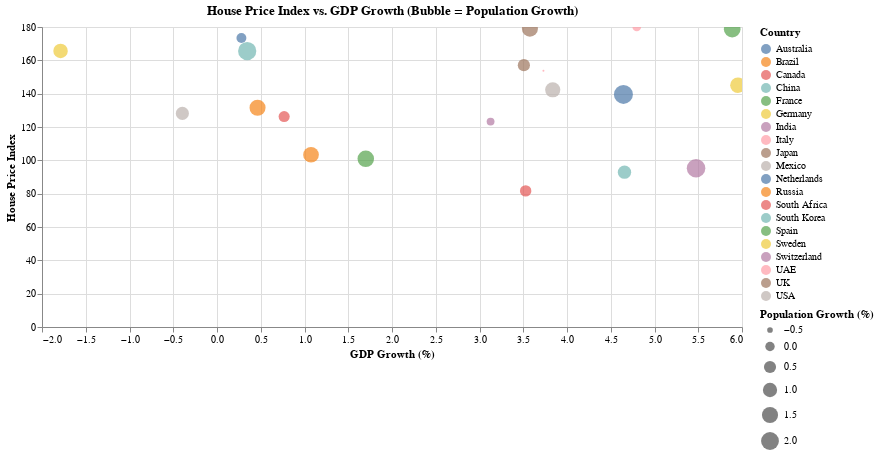

Notebook cell for this chart:
### Code cell
bubble_df = df[df['Year'] == latest_year]

alt.Chart(bubble_df).mark_circle().encode(
    x='GDP Growth (%):Q',
    y='House Price Index:Q',
    size='Population Growth (%):Q',
    color='Country:N',
    tooltip=['Country', 'GDP Growth (%)', 'House Price Index', 'Population Growth (%)']
).properties(
    title='House Price Index vs. GDP Growth (Bubble = Population Growth)',
    width=700
).interactive()

### Figure 1 — Vega-Lite specification as saved in the notebook (floating-point values rounded to 4 significant figures)
{"config": {"view": {"continuousWidth": 300, "continuousHeight": 300}}, "data": {"name": "data-b3ed784ab5bd93d1c35975287846a07c"}, "mark": {"type": "circle"}, "encoding": {"color": {"field": "Country", "type": "nominal"}, "size": {"field": "Population Growth (%)", "type": "quantitative"}, "tooltip": [{"field": "Country", "type": "nominal"}, {"field": "GDP Growth (%)", "type": "quantitative"}, {"field": "House Price Index", "type": "quantitative"}, {"field": "Population Growth (%)", "type": "quantitative"}], "x": {"field": "GDP Growth (%)", "type": "quantitative"}, "y": {"field": "House Price Index", "type": "quantitative"}}, "params": [{"name": "param_1", "select": {"type": "interval", "encodings": ["x", "y"]}, "bind": "scales"}], "title": "House Price Index vs. GDP Growth (Bubble = Population Growth)", "width": 700, "$schema": "https://vega.github.io/schema/vega-lite/v5.20.1.json", "datasets": {"data-b3ed784ab5bd93d1c35975287846a07c": [{"Country": "USA", "Year": 2024, "House Price Index": 142.3, "Rent Index": 73.16, "Affordability Ratio": 3.572, "Mortgage Rate (%)": 3.055, "Inflation Rate (%)": 2.614, "GDP Growth (%)": 3.837, "Population Growth (%)": 1.231, "Urbanization Rate (%)": 86.62, "Construction Index": 107.8}, {"Country": "Canada", "Year": 2024, "House Price Index": 81.66, "Rent Index": 85.85, "Affordability Ratio": 5.038, "Mortgage Rate (%)": 4.726, "Inflation Rate (%)": 1.633, "GDP Growth (%)": 3.528, "Population Growth (%)": 0.3536, "Urbanization Rate (%)": 88.1, "Construction Index": 81.0}, {"Country": "UK", "Year": 2024, "House Price Index": 179.0, "Rent Index": 59.81, "Affordability Ratio": 7.665, "Mortgage Rate (%)": 5.887, "Inflation Rate (%)": 5.315, "GDP Growth (%)": 3.576, "Population Growth (%)": 1.459, "Urbanization Rate (%)": 70.78, "Construction Index": 93.49}, {"Country": "Germany", "Year": 2024, "House Price Index": 165.6, "Rent Index": 96.11, "Affordability Ratio": 4.466, "Mortgage Rate (%)": 1.853, "Inflation Rate (%)": 4.676, "GDP Growth (%)": -1.788, "Population Growth (%)": 1.05, "Urbanization Rate (%)": 88.21, "Construction Index": 116.0}, {"Country": "France", "Year": 2024, "House Price Index": 178.7, "Rent Index": 76.2, "Affordability Ratio": 6.336, "Mortgage Rate (%)": 5.564, "Inflation Rate (%)": 6.657, "GDP Growth (%)": 5.888, "Population Growth (%)": 1.637, "Urbanization Rate (%)": 71.29, "Construction Index": 76.68}, {"Country": "Italy", "Year": 2024, "House Price Index": 180.0, "Rent Index": 119.8, "Affordability Ratio": 7.999, "Mortgage Rate (%)": 5.345, "Inflation Rate (%)": 6.641, "GDP Growth (%)": 4.797, "Population Growth (%)": -0.1343, "Urbanization Rate (%)": 73.52, "Construction Index": 80.33}, {"Country": "Spain", "Year": 2024, "House Price Index": 100.9, "Rent Index": 75.93, "Affordability Ratio": 7.361, "Mortgage Rate (%)": 4.591, "Inflation Rate (%)": 2.898, "GDP Growth (%)": 1.7, "Population Growth (%)": 1.616, "Urbanization Rate (%)": 61.1, "Construction Index": 90.19}, {"Country": "Australia", "Year": 2024, "House Price Index": 139.6, "Rent Index": 83.01, "Affordability Ratio": 6.707, "Mortgage Rate (%)": 3.244, "Inflation Rate (%)": 6.542, "GDP Growth (%)": 4.645, "Population Growth (%)": 2.378, "Urbanization Rate (%)": 63.73, "Construction Index": 128.5}, {"Country": "India", "Year": 2024, "House Price Index": 95.25, "Rent Index": 90.34, "Affordability Ratio": 8.46, "Mortgage Rate (%)": 3.621, "Inflation Rate (%)": 5.287, "GDP Growth (%)": 5.475, "Population Growth (%)": 2.239, "Urbanization Rate (%)": 73.53, "Construction Index": 79.06}, {"Country": "China", "Year": 2024, "House Price Index": 165.6, "Rent Index": 108.1, "Affordability Ratio": 6.575, "Mortgage Rate (%)": 4.84, "Inflation Rate (%)": 1.832, "GDP Growth (%)": 0.3452, "Population Growth (%)": 2.137, "Urbanization Rate (%)": 60.39, "Construction Index": 76.84}, {"Country": "Japan", "Year": 2024, "House Price Index": 157.1, "Rent Index": 57.46, "Affordability Ratio": 3.676, "Mortgage Rate (%)": 5.141, "Inflation Rate (%)": 3.721, "GDP Growth (%)": 3.507, "Population Growth (%)": 0.5219, "Urbanization Rate (%)": 67.39, "Construction Index": 135.5}, {"Country": "Brazil", "Year": 2024, "House Price Index": 103.4, "Rent Index": 52.95, "Affordability Ratio": 3.161, "Mortgage Rate (%)": 6.439, "Inflation Rate (%)": 3.281, "GDP Growth (%)": 1.075, "Population Growth (%)": 1.379, "Urbanization Rate (%)": 66.55, "Construction Index": 146.0}, {"Country": "South Korea", "Year": 2024, "House Price Index": 92.89, "Rent Index": 73.46, "Affordability Ratio": 9.692, "Mortgage Rate (%)": 2.304, "Inflation Rate (%)": 5.817, "GDP Growth (%)": 4.657, "Population Growth (%)": 0.7761, "Urbanization Rate (%)": 60.19, "Construction Index": 92.96}, {"Country": "Mexico", "Year": 2024, "House Price Index": 128.2, "Rent Index": 58.21, "Affordability Ratio": 4.127, "Mortgage Rate (%)": 4.928, "Inflation Rate (%)": 3.297, "GDP Growth (%)": -0.3958, "Population Growth (%)": 0.7206, "Urbanization Rate (%)": 61.93, "Construction Index": 116.6}, {"Country": "South Africa", "Year": 2024, "House Price Index": 126.3, "Rent Index": 110.8, "Affordability Ratio": 9.545, "Mortgage Rate (%)": 5.214, "Inflation Rate (%)": 3.266, "GDP Growth (%)": 0.7675, "Population Growth (%)": 0.2986, "Urbanization Rate (%)": 89.63, "Construction Index": 73.21}, {"Country": "Russia", "Year": 2024, "House Price Index": 131.6, "Rent Index": 84.22, "Affordability Ratio": 9.002, "Mortgage Rate (%)": 2.198, "Inflation Rate (%)": 0.6948, "GDP Growth (%)": 0.4634, "Population Growth (%)": 1.466, "Urbanization Rate (%)": 66.06, "Construction Index": 123.9}, {"Country": "Netherlands", "Year": 2024, "House Price Index": 173.4, "Rent Index": 74.61, "Affordability Ratio": 3.913, "Mortgage Rate (%)": 3.929, "Inflation Rate (%)": 2.169, "GDP Growth (%)": 0.279, "Population Growth (%)": 0.07551, "Urbanization Rate (%)": 84.09, "Construction Index": 113.1}, {"Country": "Sweden", "Year": 2024, "House Price Index": 145.1, "Rent Index": 87.31, "Affordability Ratio": 5.919, "Mortgage Rate (%)": 3.165, "Inflation Rate (%)": 4.852, "GDP Growth (%)": 5.953, "Population Growth (%)": 1.316, "Urbanization Rate (%)": 76.73, "Construction Index": 128.5}, {"Country": "Switzerland", "Year": 2024, "House Price Index": 123.2, "Rent Index": 71.83, "Affordability Ratio": 7.555, "Mortgage Rate (%)": 3.698, "Inflation Rate (%)": 1.187, "GDP Growth (%)": 3.127, "Population Growth (%)": -0.2439, "Urbanization Rate (%)": 78.59, "Construction Index": 122.0}, {"Country": "UAE", "Year": 2024, "House Price Index": 153.7, "Rent Index": 85.86, "Affordability Ratio": 9.122, "Mortgage Rate (%)": 1.708, "Inflation Rate (%)": 1.051, "GDP Growth (%)": 3.731, "Population Growth (%)": -0.7477, "Urbanization Rate (%)": 62.14, "Construction Index": 70.97}]}}
